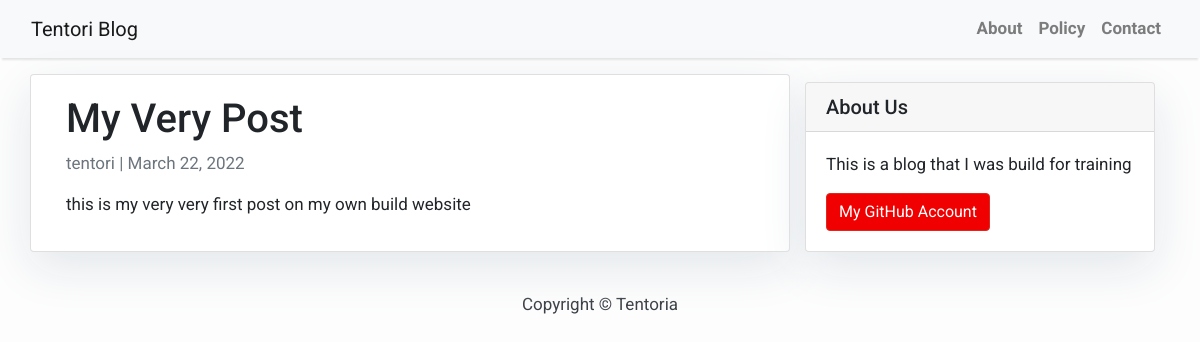
Screenshot of //my-very-post/ with the database file from the repository.
### blog/models.py (models this page shows, shortened)
class Post(models.Model):
    title = models.CharField(max_length=200,unique=True)
    slug = models.CharField(max_length=200,unique=True)
    author = models.ForeignKey(User,on_delete=models.CASCADE,related_name='blog_posts')
    content = models.TextField()
    created_on = models.DateField(auto_now_add=True)
    status = models.IntegerField(choices=STATUS, default=0)
    class Meta:
        ordering = ['-created_on']

### blog/views.py (the view)
# urls.py: path('/<slug:slug>/',PostDetail.as_view(),name = 'post_detail'),
class PostDetail(generic.DetailView):
    model = Post
    template_name = 'post-detail.html'

### templates/post-detail.html
{% extends 'base.html' %} {% block content %}
<div class="container">
  <div class="row">
    <div class="col-md-8 card mb-4 mt-3 left top">
      <div class="card-body">
        <h1>{% block title %} {{ object.title }} {% endblock title %}</h1>
        <p class="text-muted">{{ post.author }} | {{ post.created_on }}</p>
        <p class="card-text">{{ object.content | safe }}</p>
      </div>
    </div>
    {% block sidebar %} {% include 'sidebar.html' %} {% endblock sidebar %}
  </div>
</div>
{% endblock content %}

### templates/base.html (style rules this page uses)
body { font-family: "Roboto", sans-serif; font-size: 17px; background-color: #fdfdfd; }

### templates/sidebar.html (style rules this page uses)
.card { box-shadow: 0 16px 48px #e3e7eb; }

### rows the page displays
Post: title "My Very Post", author "tentori", created_on "March 22, 2022", content "this is my very very first post on my own build website"
